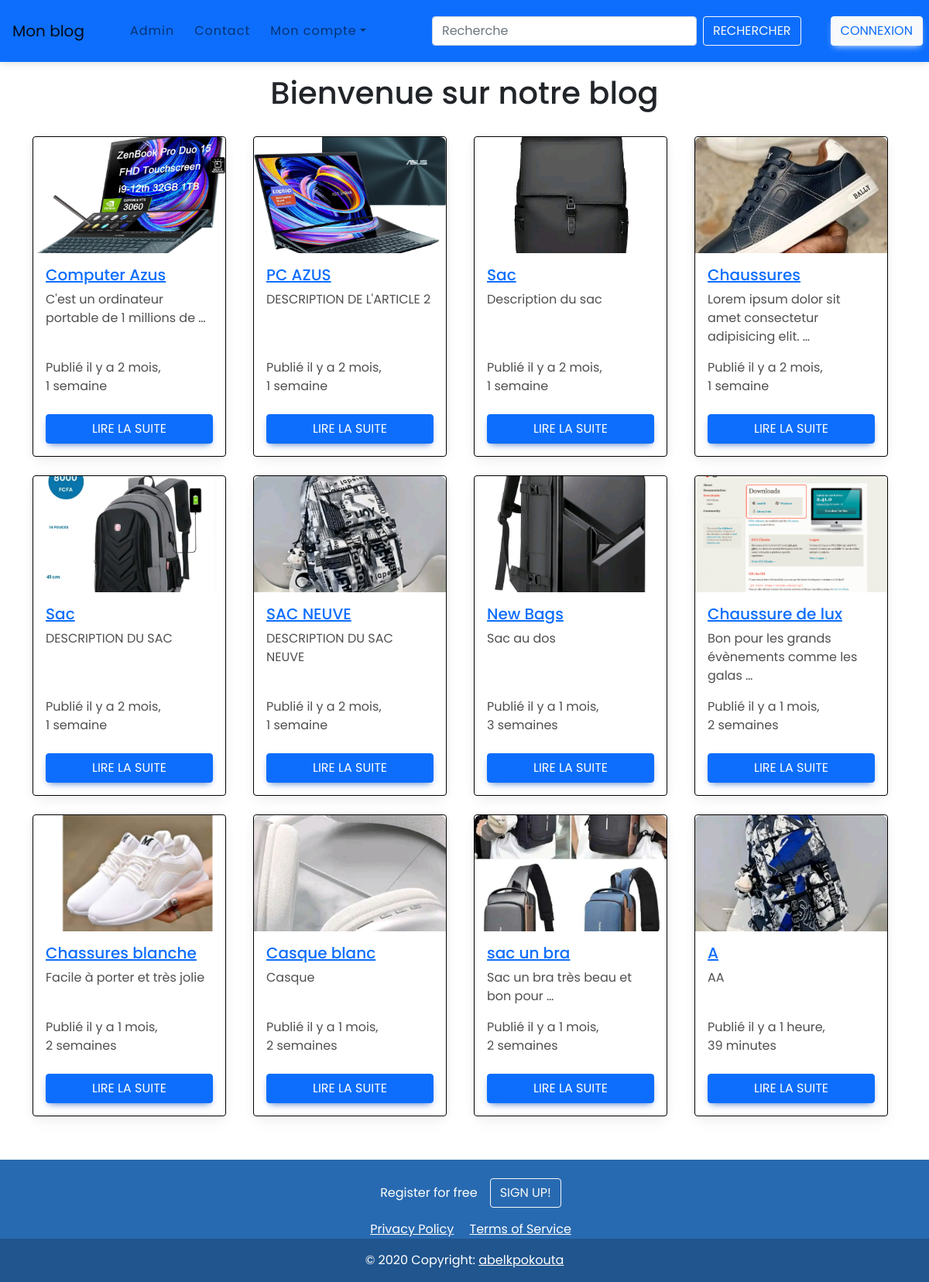
/blog/mon_site/accueil/, run on an earlier commit of the app's database.
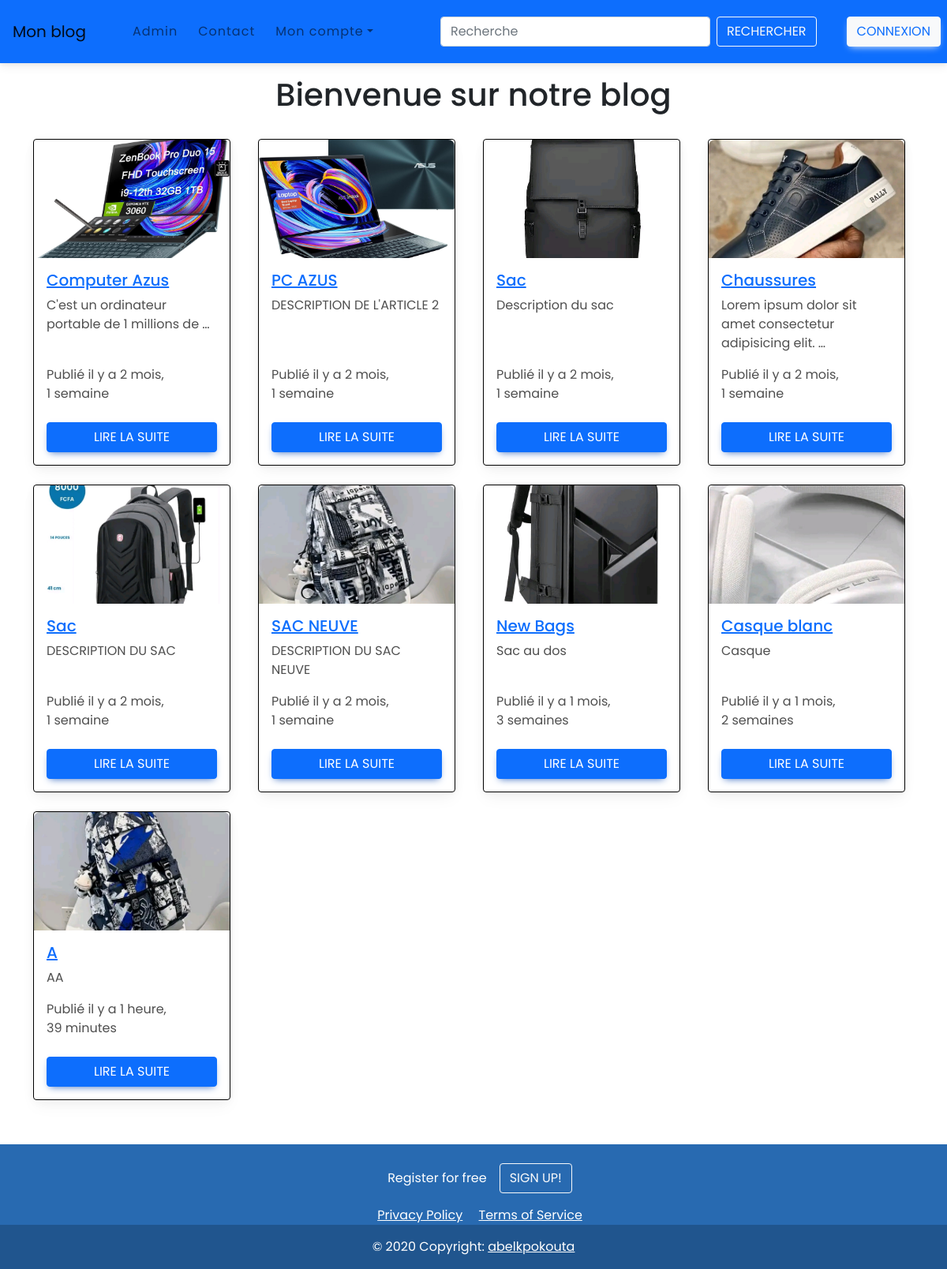
And on a later commit of the database.
### blog/models.py (models this page shows, shortened)
class Article(models.Model):
    user=models.ForeignKey(User,on_delete=models.CASCADE,null=True)
    title=models.CharField(max_length=50)
    categorie=models.ForeignKey(Category,on_delete=models.CASCADE)
    description=models.TextField()
    image=models.ImageField(null=True ,blank=True)
    created_at=models.DateTimeField(auto_now_add=True)
    updated_at=models.DateTimeField(auto_now=True)

### blog/views.py (the view)
# urls.py: path("mon_site/accueil/" , views.afficher , name="afficher"),
def afficher(request):
    all_articles=Article.objects.all()
    context={"all_articles" : all_articles}
    return render(request , "blog/index.html",context)

### blog/templates/blog/index.html (shortened to what this page needs)
{% extends 'blog/navigation_bar.html' %}
{% block contenu %}
<h1 class="text-center mt-3">Bienvenue sur notre blog</h1>
<div class="container mb-6">
    <div class="row">
        {% for article in all_articles %}
            <div class="col-12 col-md-6 col-lg-4 col-xl-3 mt-4">
                <div class="card h-100" style="border-color: black; max-width: 250px;">
                    <div class="bg-image hover-overlay" data-mdb-ripple-init data-mdb-ripple-color="light">
                        {% if article.image %}
                        <img src="{{ article.image.url }}" alt="Card image cap" class="img-fluid" style="width: 100%; height: 150px; object-fit: cover;"/>
                        {% else %}
                        <img src="/static/images/default_image.jpg" alt="Default image" class="img-fluid" style="width: 100%; height: 150px; object-fit: cover;"/>
                        {% endif %}
                    </div>
                    <div class="card-body d-flex flex-column">
                        <h5 class="card-title"><a href="{% url 'blog_site:article_info' article.id %}">{{ article.title }}</a></h5>
                        <p class="card-text">{{ article.description |truncatewords:8 }}</p>
                        <p class="card-text mt-auto">Publié il y a {{ article.created_at|timesince}}</p>
                        <a href="{% url 'blog_site:article_info' article.id %}" class="btn btn-primary mt-2" data-mdb-ripple-init>LIRE LA SUITE</a>
                    </div>
                </div>
            </div>
        {% endfor %}
    </div>
</div>
{% endblock %}
{% block pied_page %}
{% include 'blog/footer.html' %}
{% endblock %}

### blog/templates/blog/navigation_bar.html (shortened to what this page needs)
{% load static %}
<html lang="fr">
<head>
    <link rel="stylesheet" href="{% static 'css/mdb.min.css' %}">
    <link rel="stylesheet" href="{% static 'css/mdb.rtl.min.css' %}">
    <link rel="stylesheet" href="{% static 'css/style.css' %}">
    <link rel="stylesheet" href="https://cdnjs.cloudflare.com/ajax/libs/font-awesome/5.15.4/css/all.min.css">
    <link href="https://cdn.jsdelivr.net/npm/bootstrap@5.0.0/dist/css/bootstrap.min.css" rel="stylesheet">
</head>
<body>
  <div>
    <nav class="navbar navbar-expand-lg navbar-light bg-primary">
        <a class="navbar-brand" href="{% url 'blog_site:afficher' %}">Mon blog</a>
        <div class="collapse navbar-collapse" id="navbarNav">
            <ul class="navbar-nav me-auto">
                <li class="nav-item">
                    <a href="{% url 'app_admin:tableau' %}" class="nav-link">Admin</a>
                </li>
                <li class="nav-item">
                    <a href="#" class="nav-link">Contact</a>
                </li>
                <li class="nav-item dropdown">
                    <a href="#" class="nav-link dropdown-toggle" id="navbarDropdown" role="button" data-bs-toggle="dropdown" aria-expanded="false">Mon compte</a>
                </li>
            </ul>
            <form class="d-flex ms-auto" action="{% url 'blog_site:rechercher' %}">
                <input class="form-control me-2" type="search" placeholder="Recherche" aria-label="Search" name="article">
                <button class="btn btn-outline-light" type="submit">Rechercher</button>
            </form>
            {% if user.is_authenticated %}
            <a class="btn btn-light text-primary ms-2" href="{% url 'authentification:user_deconnexion' %}">Déconnexion</a>
            {% else %}
            <a class="btn btn-light text-primary ms-2" href="{% url 'authentification:user_connexion' %}">Connexion</a>
            {% endif %}
        </div>
    </nav>
  </div>
  {% block contenu %}{% endblock%}
  {% block pied_page %}{% endblock %}
</body>
</html>

### blog/templates/blog/footer.html
<div>
  <section class="text-center">
    <footer class="text-center text-white" style="background-color:#286ab1;;">
        <div class="container p-4 pb-0">
            <section class="">
                <p class="d-flex justify-content-center align-items-center">
                    <span class="me-3">Register for free</span>
                    <button data-mdb-ripple-init type="button" class="btn btn-outline-light btn-rounded">
                        Sign up!
                    </button>
                </p>
            </section>
        </div>
        <div class="container mt-3">
            <a href="/privacy-policy" class="text-white me-3">Privacy Policy</a>
            <a href="/terms-of-service" class="text-white">Terms of Service</a>
        </div>
        <div class="text-center p-3" style="background-color: rgba(0, 0, 0, 0.2);">
            © 2020 Copyright:
            <a class="text-white" href="https://mdbootstrap.com/">abelkpokouta</a>
        </div>
    </footer>
  </section>
</div>

### blog/static/css/style.css (style rules this page uses)
* { margin: 0; padding: 0; box-sizing: border-box; font-family: 'Poppins', sans-serif; }
nav { display: flex; height: 80px; width: 100%; background: #1b1b1b; align-items: center; justify-content: space-between; padding: 0 50px 0 100px; flex-wrap: wrap; }
nav ul { display: flex; flex-wrap: wrap; list-style: none; }
nav ul li { margin: 0 5px; }
nav ul li a { color: #f2f2f2; text-decoration: none; font-size: 18px; font-weight: 500; padding: 8px 15px; border-radius: 5px; letter-spacing: 1px; transition: all 0.3s ease; }

### blog/templates/blog/navigation_bar.html (style rules this page uses)
.navbar { transition: background-color 0.5s ease; }
.nav-link { transition: color 0.3s ease; }

What changed in the data, as far as the page shows it:
removed Article: image (picture), title "Chaussure de lux", description "Bon pour les grands évènements comme les galas …", created_at "1 mois, 2 semaines"
removed Article: image (picture), title "Chassures blanche", description "Facile à porter et très jolie", created_at "1 mois, 2 semaines"
removed Article: image (picture), title "sac un bra", description "Sac un bra très beau et bon pour …", created_at "1 mois, 2 semaines"
